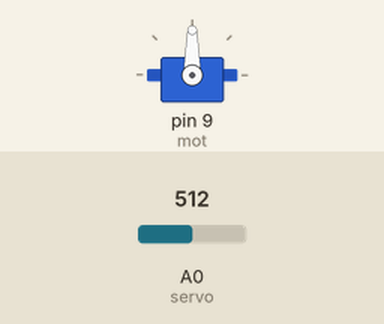
A sketch run on a simulated Arduino Uno, built with avr-gcc and run on an emulated ATmega328P. Parts: servo. Inputs (shaded band) come from the test bench; at power-on: A0 (servo) = 512.

Above: at 1.2 s.
1.3 s: A0 (servo) set to 716
At 1.6 s:
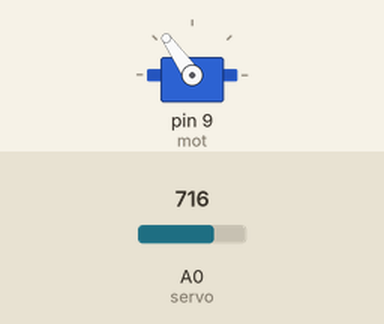
2.8 s: A0 (servo) set to 900
At 3.9 s:
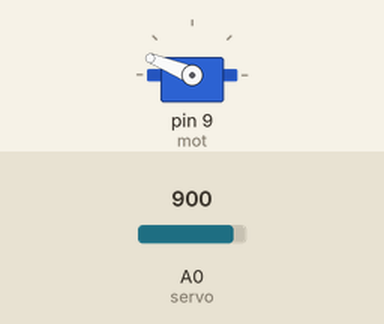
4.3 s: A0 (servo) set to 1023
At 5.0 s:
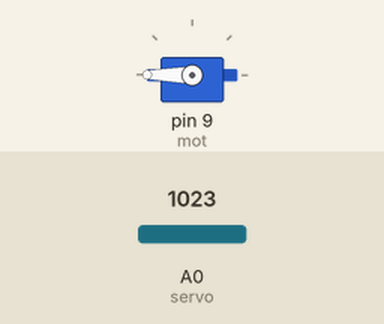
5.8 s: A0 (servo) set to 306
At 6.2 s:
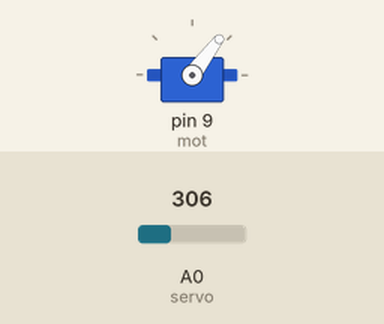
7.3 s: A0 (servo) set to 122
At 8.5 s:
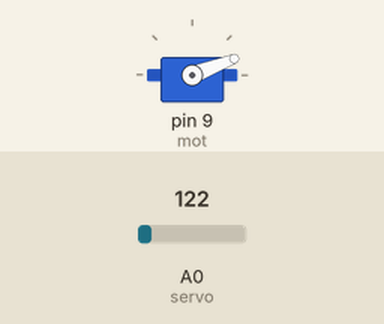
Timing chart, 0 to 9.8 s (numbered marks = the images above; inputs shaded):
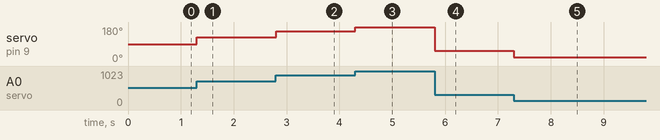

Measured:
- after the input at 1.3 s, servo on pin 9 (mot): 90° → 125° at once
- after the input at 2.8 s, servo on pin 9 (mot): 125° → 158° at once
- after the input at 4.3 s, servo on pin 9 (mot): 158° → 180° at once
- after the input at 5.8 s, servo on pin 9 (mot): 180° → 53° at once
- after the input at 7.3 s, servo on pin 9 (mot): 53° → 21° at once

The sketch:

joy-ser.ino
```cpp
#include <Servo.h>

Servo mot;

int v,angle;

void setup() {
  mot.attach(9);

}

void loop() {
  v=analogRead(A0); //servo vrx or vr where is connected

  angle=map(v,0,1023,0,180);

  mot.write(angle);

}
```
